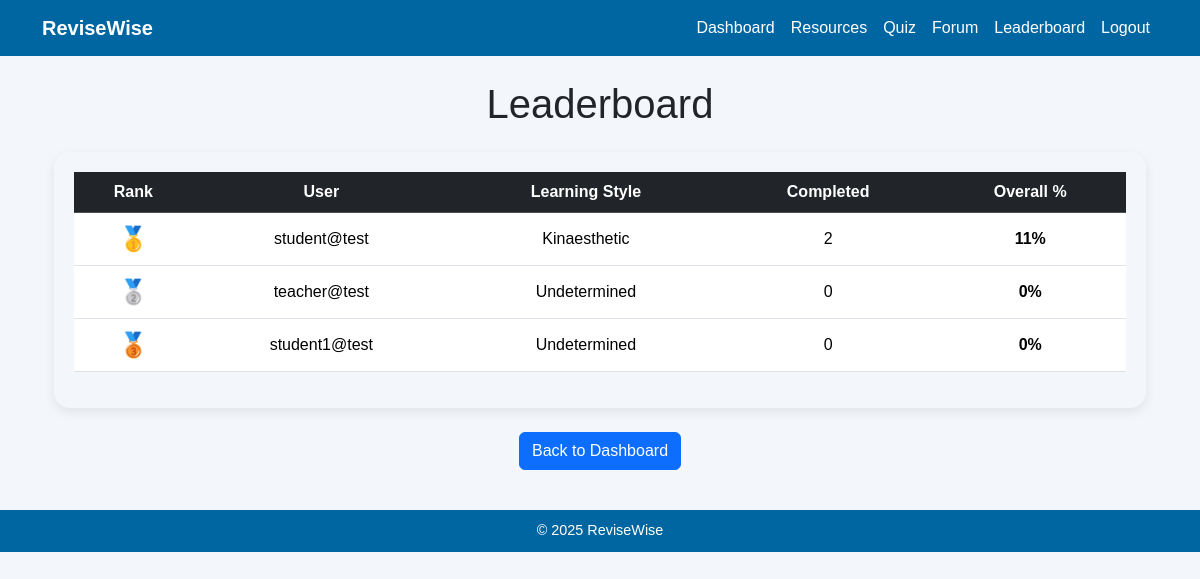
The app's page /leaderboard (signed in) with its own data.
### models.py (models this page shows, shortened)
class User(Base):
    __tablename__ = "User"
    UserID = Column(Integer, primary_key=True, autoincrement=True)
    Email = Column(String, unique=True, nullable=False)
    PasswordHash = Column(String, nullable=False)
    Style = Column(String, default="Undetermined")
    is_teacher = Column(Integer, default=0)
    progress = relationship("Progress", back_populates="user", cascade="all, delete-orphan")
    posts = relationship("ForumPost", back_populates="user", cascade="all, delete-orphan")

### app.py (the view)
@app.route("/leaderboard")
@login_required
def leaderboard():
    db = Session()
    users = db.query(User).all()
    board = []
    for u in users:
        prog = db.query(Progress).filter(Progress.UserID == u.UserID).all()
        done, total, overall = get_completion_stats(prog)
        board.append({
            "email": u.Email,
            "style": u.Style,
            "completed": done,
            "overall": overall
        })
    db.close()
    board.sort(key=lambda x: x["overall"], reverse=True)
    return render_template("leaderboard.html", users=board)

### app.py (called while the page is built)
def login_required(f):
    @wraps(f)
    def wrap(*args, **kwargs):
        if "user_id" not in session:
            flash("Please log in first.", "warning")
            return redirect(url_for("login"))
        return f(*args, **kwargs)
    return wrap

def get_completion_stats(progress_rows):
    total = len(progress_rows)
    done = 0
    for row in progress_rows:
        if row.CompletionPercent == 100:
            done += 1
    pct = round((done / total) * 100) if total > 0 else 0
    return done, total, pct

### templates/leaderboard.html (shortened to what this page needs)
{% extends "base.html" %}
{% block content %}
<div class="container my-4">
    <h1 class="text-center mb-4">Leaderboard</h1>
    <div class="leaderboard-card">
        <table class="table text-center align-middle">
            <thead class="table-dark">
                <tr>
                    <th>Rank</th>
                    <th>User</th>
                    <th>Learning Style</th>
                    <th>Completed</th>
                    <th>Overall %</th>
                </tr>
            </thead>
            <tbody>
                {% for user in users %}
                <tr>
                    <td>
                        {% if loop.index == 1 %}
                            <span class="medal">🥇</span>
                        {% elif loop.index == 2 %}
                            <span class="medal">🥈</span>
                        {% elif loop.index == 3 %}
                            <span class="medal">🥉</span>
                        {% else %}
                            <span class="badge bg-secondary">{{ loop.index }}</span>
                        {% endif %}
                    </td>
                    <td>{{ user.email }}</td>
                    <td>{{ user.style }}</td>
                    <td>{{ user.completed }}</td>
                    <td><strong>{{ user.overall }}%</strong></td>
                </tr>
                {% endfor %}
            </tbody>
        </table>
    </div>
    <div class="text-center mt-4">
        <a href="/dashboard" class="btn btn-primary">Back to Dashboard</a>
    </div>
</div>
{% endblock %}

### templates/base.html (style rules this page uses)
:root { --primary: #0066A1; --secondary: #2E90B7; --accent: #F4C542; --bg: #F3F6FA; }
body { background-color: var(--bg); font-family: Arial, Helvetica, sans-serif; }

### templates/leaderboard.html (style rules this page uses)
.medal { font-size: 1.5rem; }
.leaderboard-card { border-radius: 16px; box-shadow: 0 4px 12px rgba(0,0,0,0.08); padding: 20px; }

### records on screen
User: email "student@test", style "Kinaesthetic", completed "2", overall "11"
User: email "teacher@test", style "Undetermined", completed "0", overall "0"
User: email "student1@test", style "Undetermined", completed "0", overall "0"
